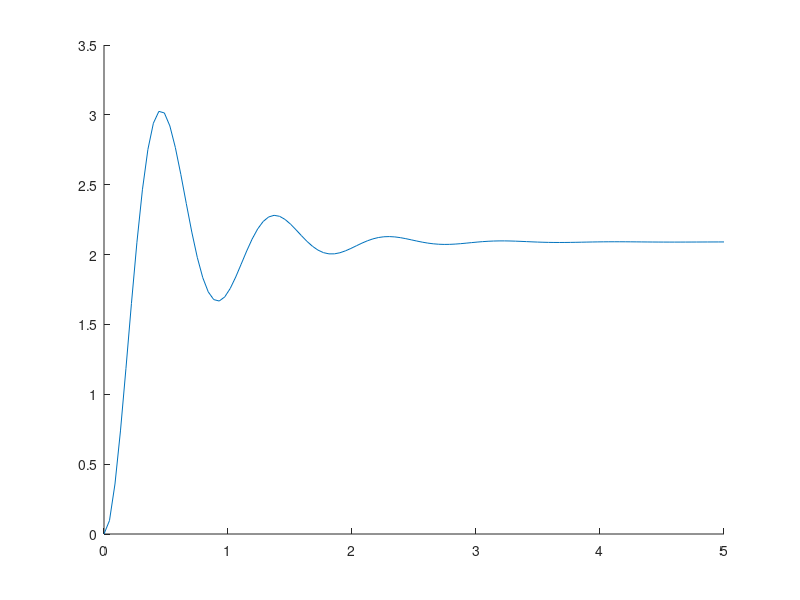

MATLAB code for this plot: (Note: this script raises an error after producing the figure.)
% ASEN 2003 Lab 6: Rotary Control Lab
% Ian Adler, Max Morgan

% Create the closed loop transfer function
% Variables:
%{
K_ptheta: - proportional gain **K_p**
K_g: ------ gear ratio
K_m: ------ proportional motor constant. relates the speed to the motor voltage
J: -------- moment of inertia about the shaft
R_m: ------ output motor resistance
K_Dtheta: - derivative gain **K_d**
s: -------- laplace variable
%}

clear all; close all;;

% Declare Motor Constants
K_g = 33.3; % [unitless]
K_m = 0.0401; % [V/rad/s]
R_m = 19.2; % [Ohms]
J = 0.0005 + 0.0015; % [Kg*m^2] J = J_hub + J_load
JR_m = J * R_m; % [Ohms * Kg * m^2] For simplicity

% Declare Gains
K_p = .1; % [unitless] proportional 
K_d = .1; % [unitless] derivative (~damping)

% Create the Transfer Function
num = [K_p * K_g * K_m / JR_m];
den = [1, (K_d * K_g * K_m / JR_m), ((K_g^2 * K_m^2 / JR_m) + (K_p * K_g * K_m / JR_m))];

sysTF = tf(num, den);
sysTF

% Analyze a step response
t_end = 5; % [s]
[x_step, t_step] = step(sysTF,t_end);
% x_step is like a percentage

% Compute some helpful stuff
theta_d = 30;
pos_deg = theta_d * x_step;

overshoot = max(pos_deg) - pos_deg(end); % compare highest value to settling value
if overshoot<=0
    overshoot=0;
end
disp(strcat("overshoot: ", num2str(overshoot), " deg"))
%

% Plot simulation
figure; hold on;
plot(t_step, pos_deg)
title("Step Response, K_p=" + K_p + ", K_d=" + K_d)
xlabel("Time [s]")
ylabel("?Theta [deg]?")
%ylim([0, pi])